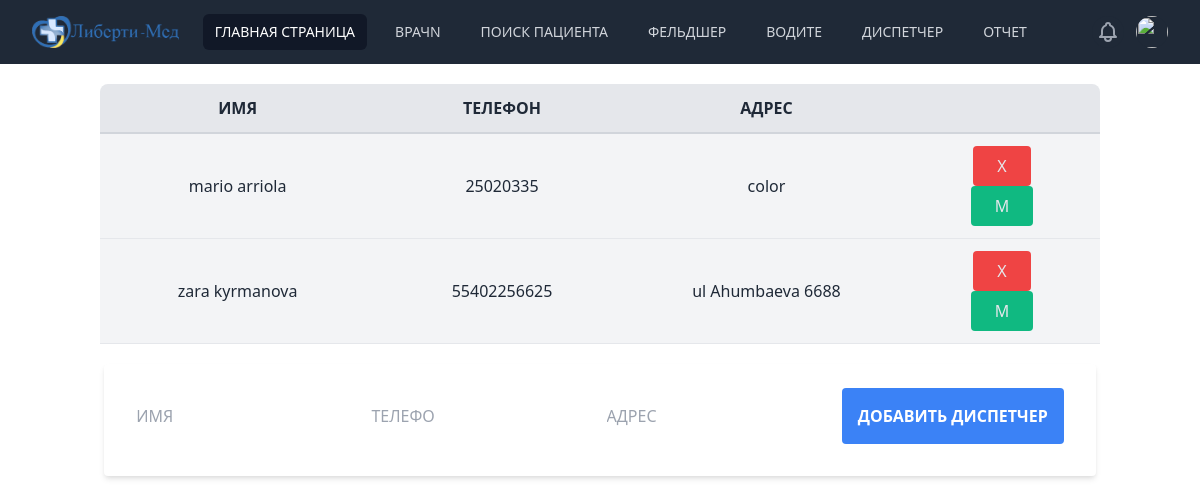
The page /dispachers (signed in) on the database its author committed.
### tables this page shows
CREATE TABLE dispachers(id INTEGER PRIMARY KEY AUTOINCREMENT, name TEXT NOT NULL, phone TEXT NOT NULL, address TEXT NOT NULL);

### aplication.py (the view)
@app.route("/dispachers", methods=["GET", "POST"])
@login_require
def dispachers():
    if request.method == "POST":
        dispacher_name = request.form.get("name")
        dispacher_phone = request.form.get("phone")
        dispacher_address = request.form.get("address")
        if not dispacher_name or not dispacher_phone or not dispacher_address:
            return "some information is missing"
        else:
            with sqlite3.connect(db_path) as conn:
                cur = conn.cursor()
                is_modify = request.form.get("modi")
                if is_modify == "1":
                    id_modify = request.form.get("id")
                    cur.execute(
                        "UPDATE dispachers SET name=(?), phone=(?), address=(?) WHERE id=(?)",
                        (
                            dispacher_name,
                            dispacher_phone,
                            dispacher_address,
                            id_modify,
                        ),
                    )
                    return redirect("/dispachers")
                else:
                    exist_dispacher = cur.execute(
                        "SELECT * FROM  dispachers WHERE phone=(?)", (dispacher_phone,)
                    )
                    alredy_dispacher = exist_dispacher.fetchall()
                    if not alredy_dispacher:
                        cur.execute(
                            "INSERT INTO dispachers(name, phone, address) VALUES(?, ?, ?)",
                            (
                                dispacher_name,
                                dispacher_phone,
                                dispacher_address,
                            ),
                        )
                        return redirect("/dispachers")
                    else:
                        return "this dispacher is alredy in the data base"
    else:
        with sqlite3.connect(db_path) as conn:
            cur = conn.cursor()
            all_dispachers = cur.execute("SELECT * FROM dispachers")
            return render_template("dispachers.html", dispachers=all_dispachers)

### aplication.py (called while the page is built)
@app.teardown_appcontext
def close_connection(exception):
    db = getattr(g, "_database", None)
    if db is not None:
        db.close()

### helpers.py (called while the page is built)
def login_require(f):
    @wraps(f)
    def decorated_function(*args, **kwargs):
        if session.get('user_id') is None:
            return redirect(url_for('login' ,next=request.url))
        return f(*args, **kwargs)
    return decorated_function

### templates/dispachers.html (shortened to what this page needs)
{% extends "layout.html" %}
{% block main %}
<table class="rounded-t-lg m-5 w-5/6 mx-auto bg-gray-200 text-gray-800">
        <tr class="left border-b-2 border-gray-300">
            <th class="px-4 py-3">ИМЯ </th>
            <th class="px-4 py-3">ТЕЛЕФОН</th>
             <th class="px-4 py-3">АДРЕС</td>
        </tr>
        {% for dispacher in dispachers %}
        <tr class="bg-gray-100 border-b border-gray-200" >
            <td class="px-4 py-3" id="name\\{{dispacher[0]}}"> {{ dispacher[1] }} </td>
            <td class="px-4 py-3" id="phone\\{{dispacher[0]}}"> {{ dispacher[2] }} </td>
            <td class="px-4 py-3" id="address\\{{dispacher[0]}}"> {{ dispacher[3] }} </td>
            <td class="px-4 py-3"> <form action="/deletedispacher" method="post">
                    <button class="bg-red-500 text-gray-200 rounded hover:bg-red-400 px-6 py-2 focus:outline-none mx-1" type="SUBMIT" >X </button>
                </form>
                <button id="modify" class="bg-green-500 text-gray-200 rounded hover:bg-green-400 px-6 py-2 focus:outline-none mx-1"onclick="modify({{ dispacher[0] }})"> М<button>
        </tr>
        {% endfor %}
    </table>
    <form action="/dispachers" method="post" class="bg-white shadow-md rounded px-8 pt-6 pb-8 mb-4">
            <input type="text" name="name" id="name-form"  placeholder="ИМЯ">
            <input type="text" name="phone"id="phone-form" placeholder="ТЕЛЕФО">
            <input type="text" name="address" id="address-form" placeholder="АДРЕС">
            <button type="submit" id="btn" class="bg-blue-500 hover:bg-blue-700 text-white font-bold py-4 px-4 rounded focur:outline-none focus:shadow-outline"> ДОБАВИТЬ  ДИСПЕТЧЕР</button>
    </form>
 {% endblock %}

### static/main.css (style rules this page uses)
body { background-color:red !importan; }
.py-3 { max-width: 9em; }
.border-b { text-align: center; }
body >form { margin:auto; }

### rows shown on the page
dispachers: name "mario arriola", phone "25020335", address "color"
dispachers: name "zara kyrmanova", phone "55402256625", address "ul Ahumbaeva 6688"
